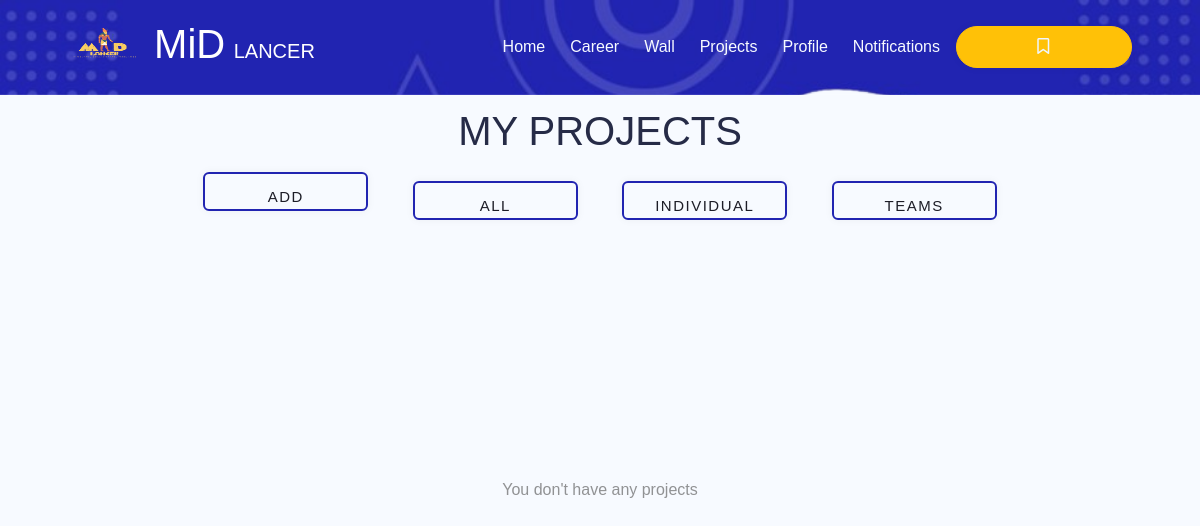
/my_projects_clientV2.php (signed in), run on an earlier commit of the app's database.
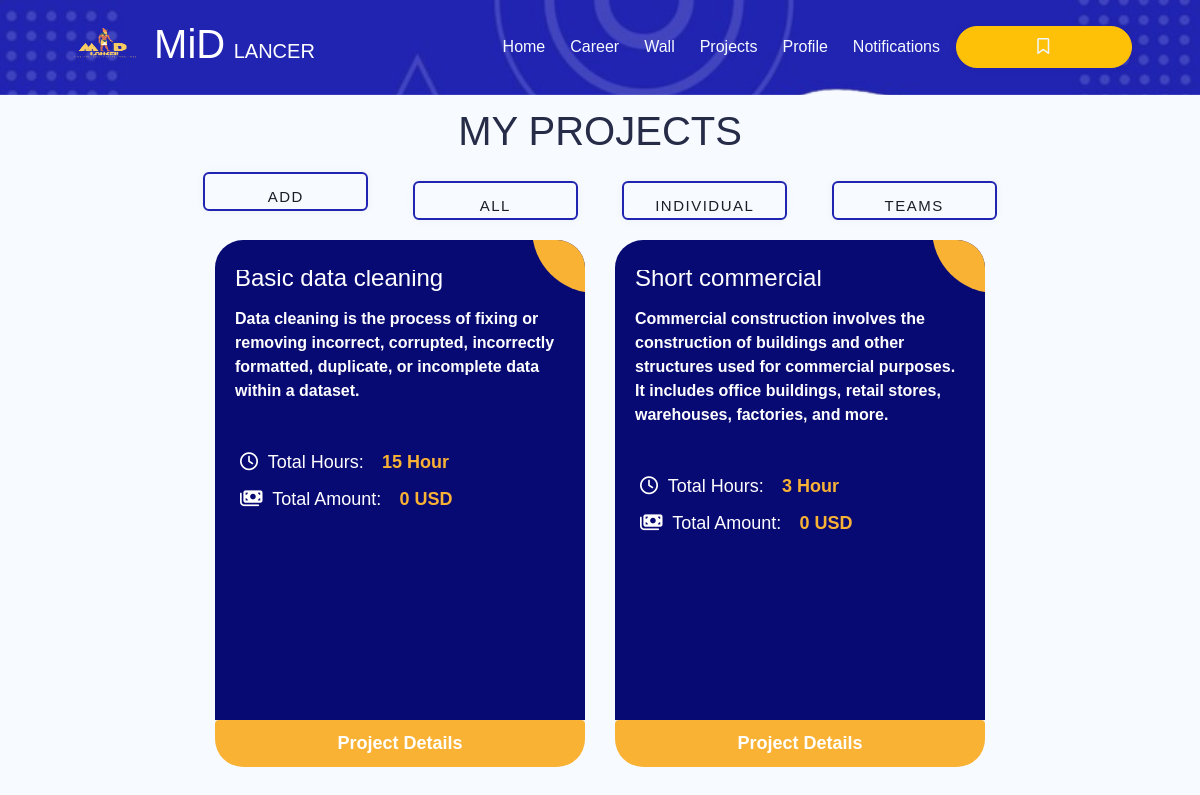
And on a later commit of the database.
### tables this page shows
CREATE TABLE `project` (
  `project_id` int(11) NOT NULL,
  `project_name` varchar(250) NOT NULL,
  `description` varchar(250) NOT NULL,
  `total_hours` int(11) NOT NULL,
  `deadline_date` date NOT NULL,
  `user_id` int(11) NOT NULL,
  `type_id` int(11) DEFAULT NULL,
  `posting` int(11) NOT NULL
);

### my_projects_clientV2.php (the view, shortened to what this page needs)
<?php
include 'nav+bm.php';
$user_id = $_SESSION['user_id'];
$error = "";
$limit = 3;
if (isset($_GET['page']) && is_numeric($_GET['page']))
    $pageNum = $_GET['page'];
else
    $pageNum = 1;
$offset = ($pageNum - 1) * $limit;
$sqlStmt =
    "SELECT project.*, SUM(payment.amount) AS sumamount, `project`.`project_id` AS `pid`
     FROM `project`
     RIGHT JOIN `user` ON `user`.`user_id` = `project`.`user_id`
     LEFT JOIN `team_member` ON `project`.`project_id` = `team_member`.`project_id`
     LEFT JOIN `freelancer` ON `freelancer`.`freelancer_id` = `team_member`.`freelancer_id`
     JOIN `type` ON `type`.`type_id` = `project`.`type_id`
     LEFT JOIN `payment` ON `payment`.`project_id` = `project`.`project_id`
     WHERE `user`.`user_id` = '$user_id' AND `project`.`project_id`";
$sqlStmt .= " GROUP BY `project`.`project_id` LIMIT $limit OFFSET $offset";
$run_query = mysqli_query($connect, $sqlStmt);
$num = mysqli_num_rows($run_query);
if ($num == 0)
{
    $error = "You don't have any projects";
}
?>
<!DOCTYPE html>
<html lang="en">
<head>
    <link rel="stylesheet" href="css/myprojectfreelancer.css">
    <link rel="stylesheet" href="https://cdnjs.cloudflare.com/ajax/libs/font-awesome/6.6.0/css/all.min.css"
 />
</head>
<body>
<div class="main">
    <h1 class="title">MY PROJECTS</h1>
    <form method="GET">
        <button><a href="addproject.php">Add Project</a></button>
        <button><a href="my_projects_clientV2.php">All</a></button>
        <button type="submit"><a href="my_projects_clientV2.php?type_id=1">Individual</a></button>
        <button type="submit"><a href="my_projects_clientV2.php?type_id=2">Teams</a></button>
    </form>
</div>
<?php if ($num == 0) { ?>
    <div class="cards">
        <?php if(isset($error)) echo $error ?>
    </div>
<?php } else { ?>
    <div class="ag-format-container">
        <div class="ag-courses_box">
            <?php foreach ($run_query as $data) { ?>
                <div class="ag-courses_item">
                    <a href="project_details_client.php?details=<?php echo $data['pid']; ?>" class="ag-courses-item_link">
                        <div class="ag-courses-item_bg"></div>
                        <div class="ag-courses-item_title">
                            <h4 class="teams"><?php echo $data['project_name']; ?></h4>
                            <p class="para"><?php echo $data['description']; ?></p>
                        </div>
                        <div class="ag-courses-item_date-box">
                            <i class="fa-regular fa-clock"></i> Total Hours:
                            <span class="ag-courses-item_date"><?php echo $data['total_hours']; ?> Hour</span>
                        </div>
                        <div class="ag-courses-item_date-box">
                            <i class="fa-solid fa-money-bills"></i> Total Amount:
                            <span class="ag-courses-item_date"><?php echo isset($data['sumamount']) ? $data['sumamount'] : '0'; ?> USD</span>
                        </div>
                        <a href="project_details_client.php?details=<?php echo $data['pid']; ?>" class="ag-courses-item_anchor">Project Details</a>
                    </a>
                </div>
            <?php } ?>
        </div>
    </div>
<?php } ?>
</body>
</html>

What changed in the data, as far as the page shows it:
added project: project_name "Basic data cleaning", description "Data cleaning is the process of fixing or removing incorrect, corrupted, incorrectly formatted, duplicate, or incomplete data within a dataset.", total_hours "15"
added project: project_name "Short commercial", description "Commercial construction involves the construction of buildings and other structures used for commercial purposes. It includes office buildings, retail stores, warehouses, factories, and more.", total_hours "3"
Also different on the page:
$error: "You don't have any projects" → (not shown)
